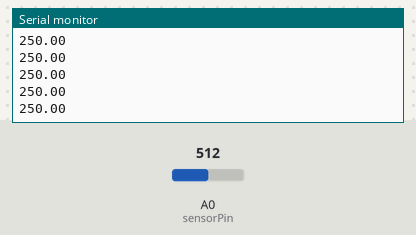
The sketch below on a simulated Arduino Uno, built with avr-gcc and run on an emulated ATmega328P. Shown: the last lines printed to the serial monitor. The inputs (shaded band) are chosen by the test bench; at power-on: A0 (sensorPin) = 512.

Above: at 1.2 s.
1.3 s: A0 (sensorPin) set to 716
At 2.3 s:
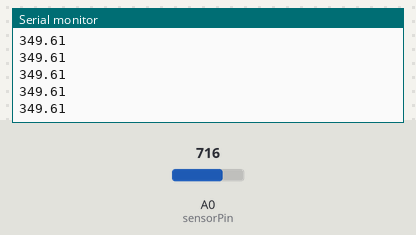
2.8 s: A0 (sensorPin) set to 900
At 3.5 s:
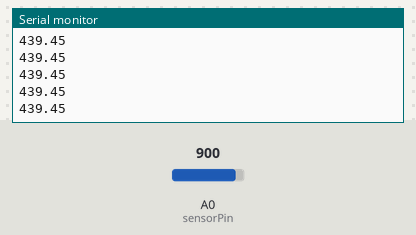
Timing chart, 0 to 5.8 s (numbered marks = the images above; inputs shaded):
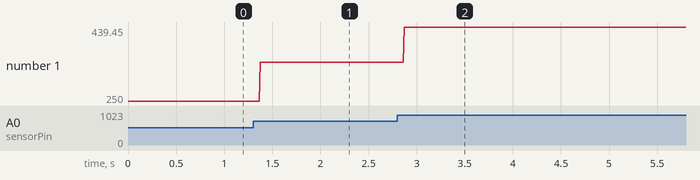

Measured:
- after the input at 1.3 s, the serial monitor: prints a new line after 0.07 s (image 1)
- after the input at 2.8 s, the serial monitor: prints a new line after 0.07 s (image 2)
- plotted number 1: 250 → 349.61 after the input at 1.3 s, 349.61 → 439.45 after the input at 2.8 s

The sketch:

isisensorundendegerokuma1.ino
```cpp
int sensorPin=A0;
int sensorValue=0;
float voltage=0;
float temperature=0;

void setup() {
 Serial.begin(9600);

}

void loop() {
sensorValue=analogRead(sensorPin);
voltage=(sensorValue/1024.0)*5000.0;
temperature=voltage/10.0;
Serial.println(temperature);
}
```
